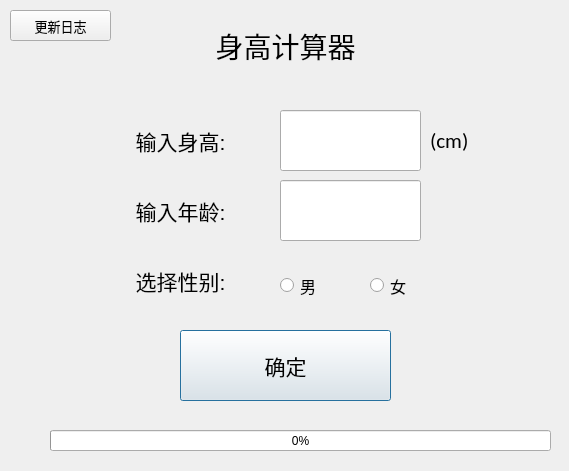
<?xml version="1.0" encoding="UTF-8"?>
<ui version="4.0">
 <class>Dialog</class>
 <widget class="QDialog" name="Dialog">
  <property name="geometry">
   <rect>
    <x>0</x>
    <y>0</y>
    <width>569</width>
    <height>471</height>
   </rect>
  </property>
  <property name="windowTitle">
   <string>身高计算器 V2.0.2</string>
  </property>
  <property name="windowIcon">
   <iconset>
    <normaloff>C:/Users/SeedHonor/Downloads/business-color_calculator_icon-icons.com_53466.ico</normaloff>C:/Users/SeedHonor/Downloads/business-color_calculator_icon-icons.com_53466.ico</iconset>
  </property>
  <widget class="QLineEdit" name="height">
   <property name="geometry">
    <rect>
     <x>280</x>
     <y>110</y>
     <width>141</width>
     <height>61</height>
    </rect>
   </property>
   <property name="font">
    <font>
     <pointsize>20</pointsize>
    </font>
   </property>
  </widget>
  <widget class="QLabel" name="label_height">
   <property name="geometry">
    <rect>
     <x>110</x>
     <y>110</y>
     <width>141</width>
     <height>61</height>
    </rect>
   </property>
   <property name="font">
    <font>
     <pointsize>16</pointsize>
    </font>
   </property>
   <property name="text">
    <string>输入身高:</string>
   </property>
   <property name="alignment">
    <set>Qt::AlignCenter</set>
   </property>
  </widget>
  <widget class="QLabel" name="label_age">
   <property name="geometry">
    <rect>
     <x>110</x>
     <y>180</y>
     <width>141</width>
     <height>61</height>
    </rect>
   </property>
   <property name="font">
    <font>
     <pointsize>16</pointsize>
    </font>
   </property>
   <property name="text">
    <string>输入年龄:</string>
   </property>
   <property name="alignment">
    <set>Qt::AlignCenter</set>
   </property>
  </widget>
  <widget class="QLineEdit" name="age">
   <property name="geometry">
    <rect>
     <x>280</x>
     <y>180</y>
     <width>141</width>
     <height>61</height>
    </rect>
   </property>
   <property name="font">
    <font>
     <pointsize>20</pointsize>
    </font>
   </property>
  </widget>
  <widget class="QLabel" name="label_sex">
   <property name="geometry">
    <rect>
     <x>100</x>
     <y>250</y>
     <width>161</width>
     <height>61</height>
    </rect>
   </property>
   <property name="font">
    <font>
     <pointsize>16</pointsize>
    </font>
   </property>
   <property name="text">
    <string>选择性别:</string>
   </property>
   <property name="alignment">
    <set>Qt::AlignCenter</set>
   </property>
  </widget>
  <widget class="QLabel" name="label_cm">
   <property name="geometry">
    <rect>
     <x>430</x>
     <y>120</y>
     <width>61</width>
     <height>41</height>
    </rect>
   </property>
   <property name="font">
    <font>
     <family>Calibri</family>
     <pointsize>16</pointsize>
    </font>
   </property>
   <property name="text">
    <string>(cm)</string>
   </property>
  </widget>
  <widget class="QPushButton" name="Button_confirm">
   <property name="enabled">
    <bool>true</bool>
   </property>
   <property name="geometry">
    <rect>
     <x>180</x>
     <y>330</y>
     <width>211</width>
     <height>71</height>
    </rect>
   </property>
   <property name="font">
    <font>
     <pointsize>16</pointsize>
    </font>
   </property>
   <property name="cursor">
    <cursorShape>PointingHandCursor</cursorShape>
   </property>
   <property name="autoFillBackground">
    <bool>false</bool>
   </property>
   <property name="text">
    <string>确定</string>
   </property>
   <property name="autoDefault">
    <bool>true</bool>
   </property>
   <property name="default">
    <bool>false</bool>
   </property>
  </widget>
  <widget class="QLabel" name="Title">
   <property name="geometry">
    <rect>
     <x>0</x>
     <y>20</y>
     <width>571</width>
     <height>51</height>
    </rect>
   </property>
   <property name="font">
    <font>
     <family>Microsoft YaHei</family>
     <pointsize>21</pointsize>
    </font>
   </property>
   <property name="text">
    <string>身高计算器</string>
   </property>
   <property name="alignment">
    <set>Qt::AlignCenter</set>
   </property>
  </widget>
  <widget class="QProgressBar" name="progressBar">
   <property name="geometry">
    <rect>
     <x>50</x>
     <y>430</y>
     <width>501</width>
     <height>21</height>
    </rect>
   </property>
   <property name="value">
    <number>0</number>
   </property>
   <property name="textVisible">
    <bool>true</bool>
   </property>
  </widget>
  <widget class="QLabel" name="caculating">
   <property name="enabled">
    <bool>true</bool>
   </property>
   <property name="geometry">
    <rect>
     <x>30</x>
     <y>420</y>
     <width>511</width>
     <height>31</height>
    </rect>
   </property>
   <property name="font">
    <font>
     <pointsize>13</pointsize>
     <weight>75</weight>
     <bold>true</bold>
    </font>
   </property>
   <property name="mouseTracking">
    <bool>false</bool>
   </property>
   <property name="layoutDirection">
    <enum>Qt::LeftToRight</enum>
   </property>
   <property name="text">
    <string/>
   </property>
   <property name="alignment">
    <set>Qt::AlignCenter</set>
   </property>
  </widget>
  <widget class="QRadioButton" name="radioButton">
   <property name="geometry">
    <rect>
     <x>280</x>
     <y>260</y>
     <width>91</width>
     <height>51</height>
    </rect>
   </property>
   <property name="font">
    <font>
     <pointsize>12</pointsize>
    </font>
   </property>
   <property name="cursor">
    <cursorShape>ArrowCursor</cursorShape>
   </property>
   <property name="text">
    <string>男</string>
   </property>
  </widget>
  <widget class="QRadioButton" name="radioButton_2">
   <property name="geometry">
    <rect>
     <x>370</x>
     <y>260</y>
     <width>91</width>
     <height>51</height>
    </rect>
   </property>
   <property name="font">
    <font>
     <pointsize>12</pointsize>
    </font>
   </property>
   <property name="text">
    <string>女</string>
   </property>
  </widget>
  <widget class="QPushButton" name="updates">
   <property name="geometry">
    <rect>
     <x>10</x>
     <y>10</y>
     <width>101</width>
     <height>31</height>
    </rect>
   </property>
   <property name="font">
    <font>
     <family>等线</family>
     <pointsize>10</pointsize>
    </font>
   </property>
   <property name="text">
    <string>更新日志</string>
   </property>
  </widget>
 </widget>
 <resources/>
 <connections/>
</ui>
